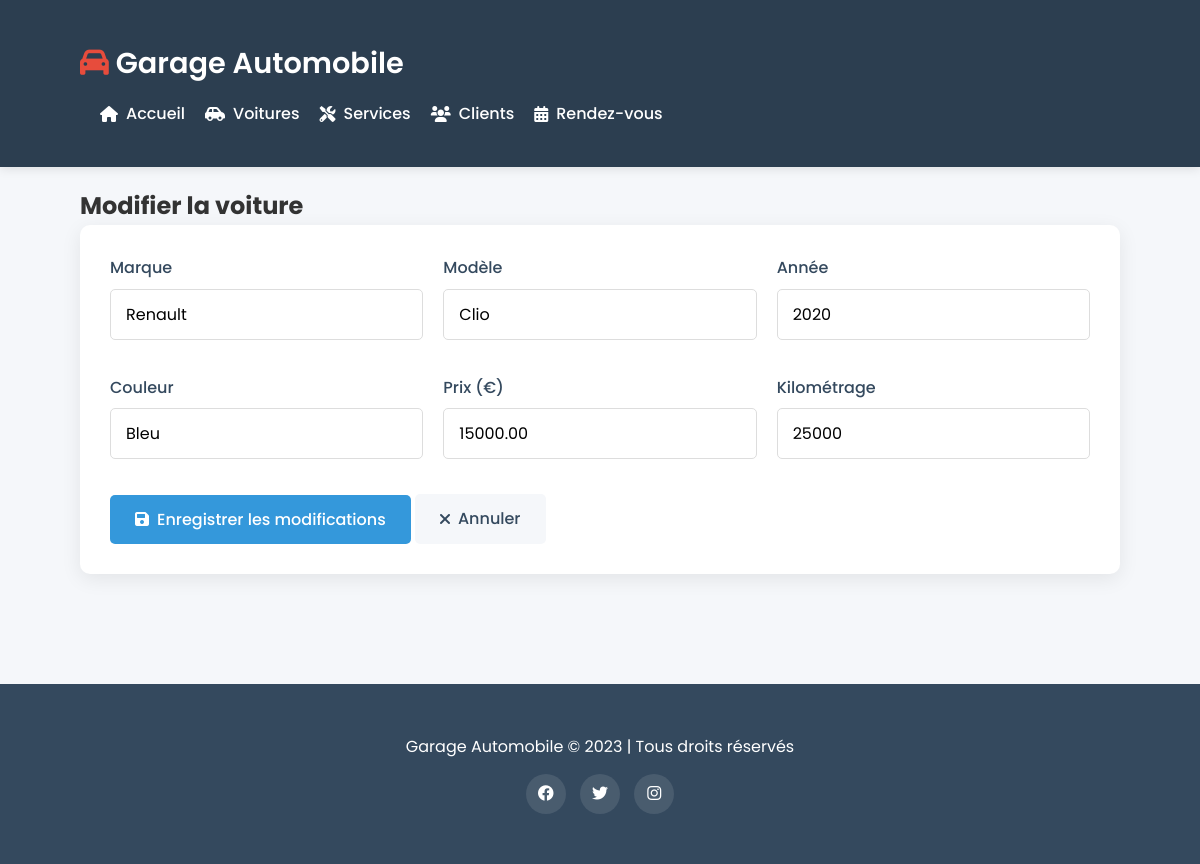
The page /edit_voiture.php?id=1 on the database its author committed.
### tables this page shows
CREATE TABLE voitures (
    id INT AUTO_INCREMENT PRIMARY KEY,
    marque VARCHAR(50) NOT NULL,
    modele VARCHAR(50) NOT NULL,
    annee INT NOT NULL,
    couleur VARCHAR(30),
    prix DECIMAL(10,2) NOT NULL,
    kilometrage INT,
    disponibilite BOOLEAN DEFAULT 1
);

### web/edit_voiture.php (the view, shortened to what this page needs)
<?php
include 'includes/db.php';
$id = $_GET['id'];
$stmt = $pdo->prepare("SELECT * FROM voitures WHERE id = ?");
$stmt->execute([$id]);
$voiture = $stmt->fetch();
include 'includes/header.php';
?>
<section id="edit-voiture">
    <h2>Modifier la voiture</h2>
    <div class="form-container">
        <form method="POST">
            <div class="form-row">
                <div class="form-group">
                    <label>Marque</label>
                    <input type="text" name="marque" value="<?= $voiture['marque'] ?>" required>
                </div>
                <div class="form-group">
                    <label>Modèle</label>
                    <input type="text" name="modele" value="<?= $voiture['modele'] ?>" required>
                </div>
                <div class="form-group">
                    <label>Année</label>
                    <input type="number" name="annee" value="<?= $voiture['annee'] ?>" min="1990" max="2023" required>
                </div>
            </div>
            <div class="form-row">
                <div class="form-group">
                    <label>Couleur</label>
                    <input type="text" name="couleur" value="<?= $voiture['couleur'] ?>">
                </div>
                <div class="form-group">
                    <label>Prix (€)</label>
                    <input type="number" step="0.01" name="prix" value="<?= $voiture['prix'] ?>" required>
                </div>
                <div class="form-group">
                    <label>Kilométrage</label>
                    <input type="number" name="kilometrage" value="<?= $voiture['kilometrage'] ?>">
                </div>
            </div>
            <button type="submit" class="btn">
                <i class="fas fa-save"></i> Enregistrer les modifications
            </button>
            <a href="voitures.php" class="btn" style="background: var(--light-gray); color: var(--dark);">
                <i class="fas fa-times"></i> Annuler
            </a>
        </form>
    </div>
</section>
<?php include 'includes/footer.php'; ?>

### web/assets/css/style.css (style rules this page uses)
:root { --primary: #2c3e50; --secondary: #3498db; --accent: #e74c3c; --light: #ecf0f1; --dark: #34495e; --success: #2ecc71; --warning: #f39c12; --danger: #e74c3c; --light-gray: #f5f7fa; --text: #333; }
* { margin: 0; padding: 0; box-sizing: border-box; font-family: 'Poppins', sans-serif; }
body { background-color: var(--light-gray); color: var(--text); line-height: 1.6; }
.btn { background: var(--secondary); color: white; border: none; padding: 12px 25px; border-radius: 5px; cursor: pointer; font-size: 16px; font-weight: 500; transition: all 0.3s; display: inline-flex; align-items: center; gap: 8px; text-decoration: none; }
.form-container, .table-container { background: white; padding: 30px; border-radius: 10px; box-shadow: 0 5px 20px rgba(0,0,0,0.08); margin-bottom: 40px; }
.form-row { display: flex; gap: 20px; margin-bottom: 20px; }
.form-group { flex: 1; margin-bottom: 15px; }
.form-group label { display: block; margin-bottom: 8px; font-weight: 500; color: var(--dark); }
.form-group input, .form-group textarea, .form-group select { width: 100%; padding: 12px 15px; border: 1px solid #ddd; border-radius: 5px; font-size: 16px; transition: all 0.3s; }

### rows shown on the page
voitures: marque "Renault", modele "Clio", annee "2020", couleur "Bleu", prix "15000.00", kilometrage "25000"
